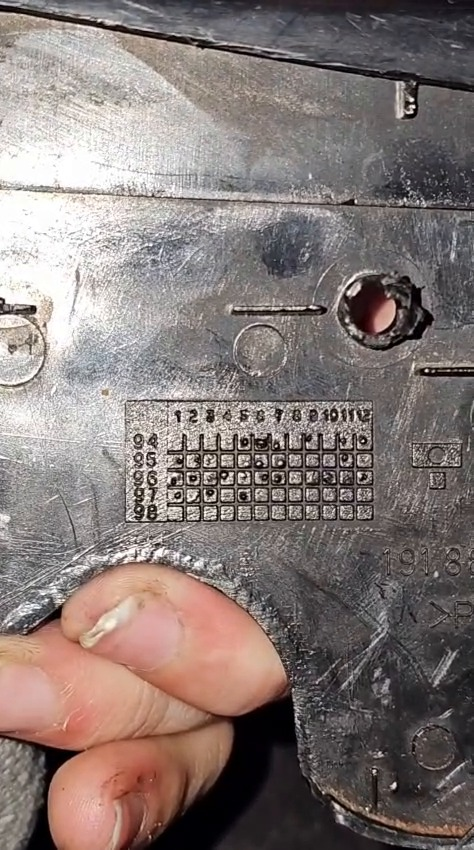
#> input picture modelos/tapa-asiento-seat-cordoba/referencia_codigo.jpg, 474 x 850 px
$ python calcar_contorno.py referencia_codigo.jpg referencia_delante.jpg
#> lines starting #> are read from the running program, lines starting #| are printed output that depends on the picture; after the words box and inside, x2 and y2 are one past the last pixel; in counts of white or black regions, pixels touching at a corner belong together
#!/usr/bin/env python3
"""Calca el contorno de la tapa 191 881 478 de una foto cenital sobre fondo claro.

Uso: calcar_contorno.py foto.jpg [contorno.json]

Foto usada: la del anuncio de omecar.de (pieza nueva, plana y vista desde arriba):
https://omecar.de/wp-content/uploads/imported/3/VW-Golf-2-GT-GTI-16V-G60-Rallye-Verkleidung-Blende-Abdeckung-Sitz-191881478-LX6-326428267383.jpg

1. Separa la pieza (oscura) del fondo (claro) y se queda con la mancha más grande.
2. Gira la foto para que el canto de arriba (el largo y recto) quede horizontal.
3. Escala a LARGO_REAL mm (medida del catálogo Volkswagen Classic Parts: 210 x 95 x 15 mm).
4. Saca el contorno, el círculo del anillo de la cúpula y los centros de los tres agujeros.

Guarda todo en mm en contorno.json, que es lo que usa generar.py.
"""
import json
import os
import sys

import contourpy
import numpy as np
from PIL import Image
from scipy import ndimage as ndi

LARGO_REAL = 210.0   # mm, Volkswagen Classic Parts
ABAJO_FUERA = 925    # en la foto de omecar, por debajo de esta fila está la etiqueta de la tienda


def main():
    foto = sys.argv[1]
    salida = sys.argv[2] if len(sys.argv) > 2 else os.path.join(os.path.dirname(os.path.abspath(__file__)),
                                                                 "contorno.json")
    gris = np.asarray(Image.open(foto).convert("L"), float)
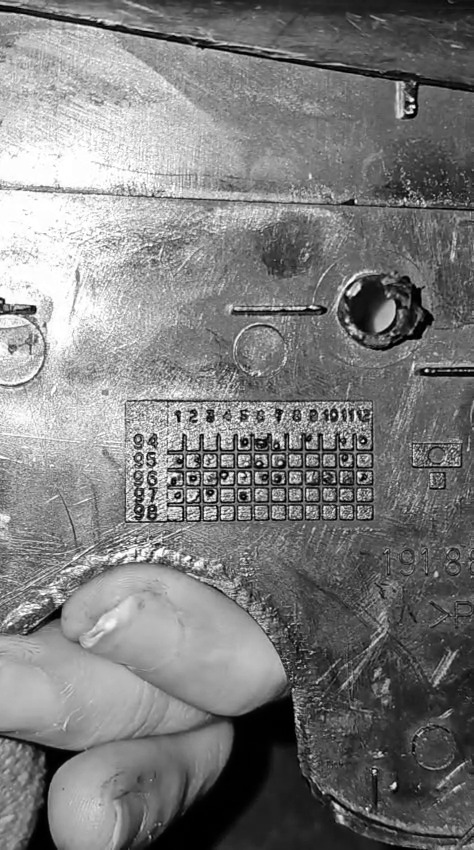
#> gris: shape (850, 474) float64; min 0, max 255, mean 124.7
    gris[ABAJO_FUERA:, :] = 255

    # 1. La pieza
    m = gris < 140
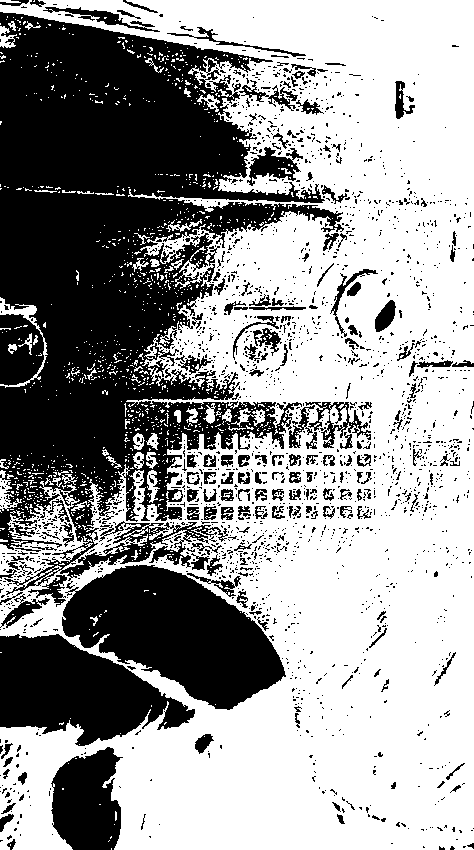
#> m: shape (850, 474) bool; 60.1% white; 2064 black regions (1872 under 20 px), largest, box (x1, y1, x2, y2) and area: (0, 12, 344, 595) 99402, (62, 565, 286, 710) 18810, (0, 634, 195, 746) 13226
    lab, n = ndi.label(m)
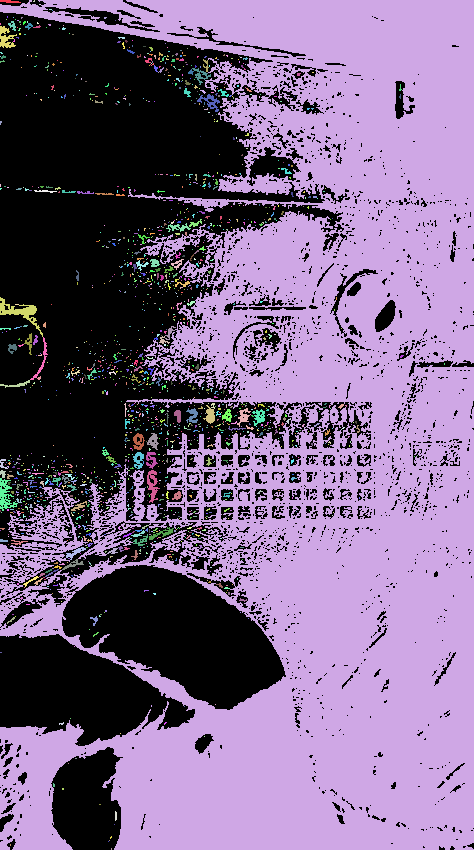
#> lab: shape (850, 474) int32; 1726 distinct labels, from 0 to 1725; one colour per label, 0 black
#> n = 1725
    m = lab == (np.argmax(ndi.sum(m, lab, range(1, n + 1))) + 1)
#> m: shape (850, 474) bool; 57.7% white; 2015 black regions (1824 under 20 px), largest, box (x1, y1, x2, y2) and area: (0, 12, 344, 595) 108650, (62, 565, 286, 710) 18879, (0, 634, 195, 746) 13249
    m = ndi.binary_opening(ndi.binary_fill_holes(m), iterations=2)
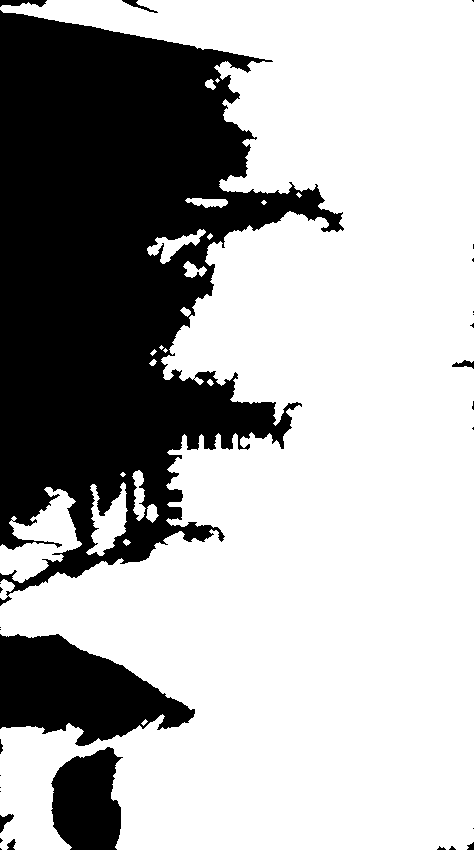
#> m: shape (850, 474) bool; 67.6% white; 30 black regions (19 under 20 px), largest, box (x1, y1, x2, y2) and area: (0, 10, 344, 606) 110673, (0, 634, 195, 746) 13373, (51, 747, 123, 850) 5719

    # 2. Ángulo del canto de arriba (columnas del tramo recto)
    ys, xs = np.nonzero(m)
    x0, x1 = xs.min(), xs.max()
#> x0 = 0; x1 = 473
    col = np.arange(int(x0 + 0.42 * (x1 - x0)), int(x0 + 0.92 * (x1 - x0)))
#> col = 237 values from 198 to 434
    arriba = np.array([np.argmax(m[:, x]) for x in col])
#> arriba = 237 values from 0 to 0
    pend = np.polyfit(col, arriba, 1)[0]
#> pend = 0
    ang = float(np.degrees(np.arctan(pend)))
#> ang = 0
    mr = np.asarray(Image.fromarray((m * 255).astype(np.uint8)).rotate(ang, Image.BICUBIC, expand=True)) > 127
    gr = np.asarray(Image.fromarray(gris.astype(np.uint8)).rotate(ang, Image.BICUBIC, expand=True, fillcolor=255), float)

    ys, xs = np.nonzero(mr)
    x0, x1, y1 = xs.min(), xs.max(), ys.max()
#> y1 = 849
    s = LARGO_REAL / (x1 - x0)
#> s = 0.444

    def a_mm(x, y):
        return [round(float((x - x0) * s), 3), round(float((y1 - y) * s), 3)]

    # 3. Contorno: se suaviza el borde (textura y ruido de la foto) y se saca la línea de 0,5
    suave = ndi.gaussian_filter(mr.astype(float), 2.5)
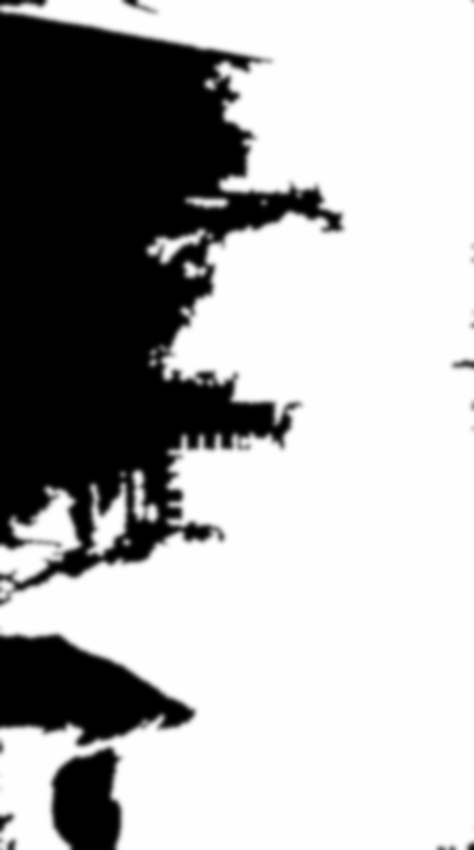
#> suave: shape (850, 474) float64; min 0, max 1, mean 0.676
    lineas = contourpy.contour_generator(z=suave).lines(0.5)
#> lineas = 24 point arrays, longest 2366 points
    borde = max(lineas, key=len)
#> borde = 2366 pairs, first value 0 to 341.1, second value 10.69 to 590.1
    # Suavizado a lo largo del borde (la textura de la pieza deja mellas de ~1 mm en la foto)
    borde = ndi.gaussian_filter1d(borde[:-1], 9, axis=0, mode="wrap")
#> borde = 2365 pairs, first value 5.59 to 339.3, second value 14.96 to 588.2
    contorno = [a_mm(x, y) for x, y in borde[::3]]
#> contorno = 789 pairs, first value 2.48 to 150.6, second value 115.8 to 370.3
    # Techo de la muesca: en la foto la textura lo deja ondulado; se cambia por una curva suave
    c_np = np.array(contorno)
#> c_np has the same summary as contorno
    techo = (c_np[:, 0] > 112) & (c_np[:, 0] < 141) & (c_np[:, 1] > 18) & (c_np[:, 1] < 0.4 * c_np[:, 1].max())
    if techo.sum() > 10:
        coef = np.polyfit(c_np[techo, 0], c_np[techo, 1], 4)
        for i in np.nonzero(techo)[0]:
            contorno[i][1] = round(float(np.polyval(coef, contorno[i][0])), 3)

    # 4. Círculo del anillo: ajuste por mínimos cuadrados al borde izquierdo
    pts = []
    for y in range(int(ys.min() + 20), int(y1 - 40), 4):
        fila = np.nonzero(mr[y])[0]
        if len(fila) and fila[0] - x0 < 0.115 * (x1 - x0):
            pts.append((fila[0], y))
#> after the loop, pts = 59 pairs, first value 0 to 51, second value 488 to 808
    p = np.array(pts, float)
#> p has the same summary as pts
    A = np.c_[2 * p[:, 0], 2 * p[:, 1], np.ones(len(p))]
#> A = 59 rows, first 8: [90, 976, 1], [94, 984, 1], [100, 992, 1], [102, 1000, 1], [102, 1008, 1], [94, 1016, 1], [80, 1024, 1], [26, 1032, 1]
    cx, cy, c = np.linalg.lstsq(A, (p ** 2).sum(1), rcond=None)[0]
#> cx = 243.5; cy = 672; c = -442779.2
    r = float(np.sqrt(c + cx ** 2 + cy ** 2))
#> r = 261

    # 5. Agujeros: manchas muy oscuras dentro de la pieza, fuera de la cúpula
    oscuro = (ndi.gaussian_filter(gr, 2) < 35) & ndi.binary_erosion(mr, iterations=15)
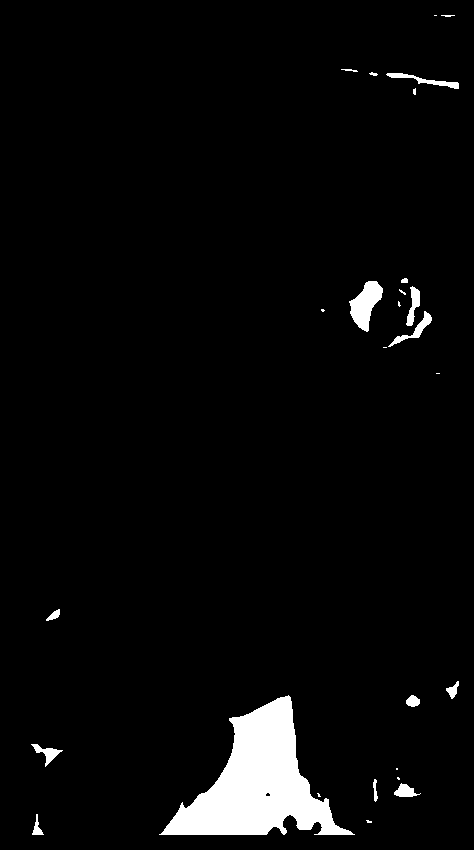
#> oscuro: shape (850, 474) bool; 3.7% white; 27 white regions (11 under 20 px), largest, box (x1, y1, x2, y2) and area: (159, 695, 355, 835) 12096, (349, 281, 383, 332) 940, (386, 73, 459, 89) 329
    lab, n = ndi.label(oscuro)
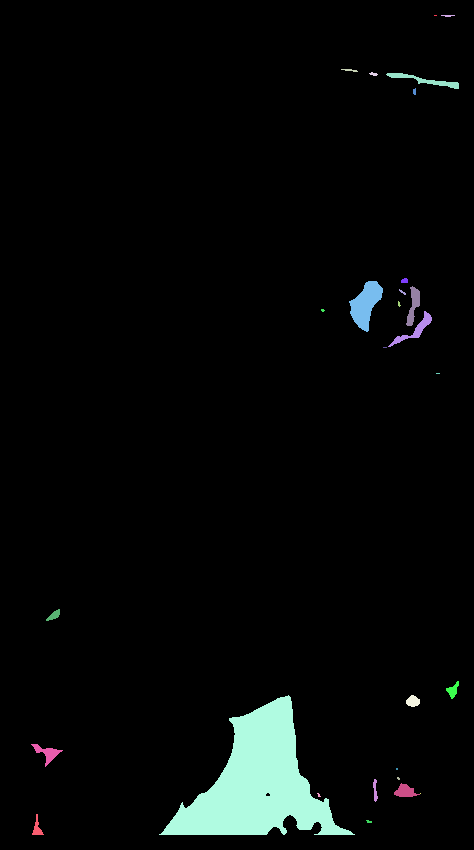
#> lab: shape (850, 474) int32; 29 distinct labels, from 0 to 28; one colour per label, 0 black
#> n = 28
    agujeros = []
    for i in range(1, n + 1):
        yy, xx = np.nonzero(lab == i)
        if 300 < len(yy) < 3000 and np.hypot(xx.mean() - cx, yy.mean() - cy) > r * 1.1:
            agujeros.append(a_mm(xx.mean(), yy.mean()))
#> this loop made 28 passes
#> (yy, xx) on passes 1, 11, 12, 14, 15, 21: ([15, 15, 15], [434, 435, 436]), ([301, 302, 302, 303, 303, 304, 304, 305, 305, 305, 306], [398, 398, 399, 398, 399, 398, 399, 398, 399, 400, 399]), ([309, 309, 309, 310, 310, 310, 310, 311, 311], [321, 322, 323, 321, 322, 323, 324, 322, 323]), ([347, 347, 347, 347], [383, 384, 385, 386]), ([373, 373, 373, 373], [436, 437, 438, 439]), ([768, 768, 769, 769], [396, 397, 396, 397])
#> after the loop, agujeros = [[188.5, 341.4], [162.1, 242.1], [184.1, 230.7]]
    agujeros.sort()

    datos = {
        "fuente": "foto cenital de omecar.de, escalada al largo del catálogo VW Classic Parts (210 mm)",
        "giro_grados": round(ang, 3),
        "mm_por_pixel": round(s, 5),
        "medidas_mm": [round(float((x1 - x0) * s), 2), round(float((y1 - ys.min()) * s), 2)],
        "anillo": {"centro": a_mm(cx, cy), "radio": round(float(r * s), 3)},
        "agujeros": agujeros,
        "contorno": contorno,
    }
    with open(salida, "w", encoding="utf-8") as f:
        json.dump(datos, f, indent=1)
    print(f"giro {ang:.2f}°, {datos['medidas_mm'][0]} x {datos['medidas_mm'][1]} mm, "
          f"anillo r {r * s:.2f} mm en {datos['anillo']['centro']}, agujeros {agujeros}, "
          f"{len(contorno)} puntos")
#| giro 0.00°, 210.0 x 376.93 mm, anillo r 115.89 mm en [108.12, 78.576], agujeros [[162.148, 242.054], [184.093, 230.673], [188.521, 341.435]], 789 puntos


if __name__ == "__main__":
    main()

$ run again, on modelos/tapa-asiento-seat-cordoba/referencia_detras.jpg
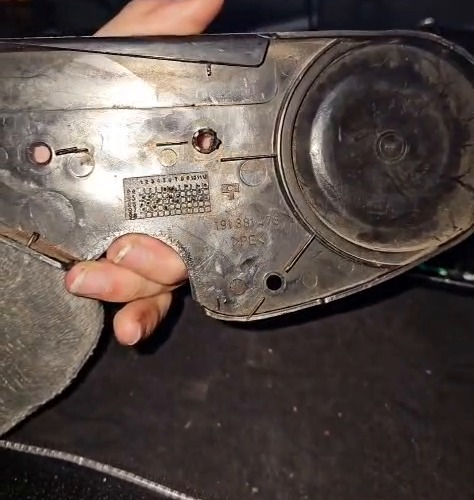
#> input picture modelos/tapa-asiento-seat-cordoba/referencia_detras.jpg, 474 x 500 px
#> in main, `lab, n = ndi.label(m)`:
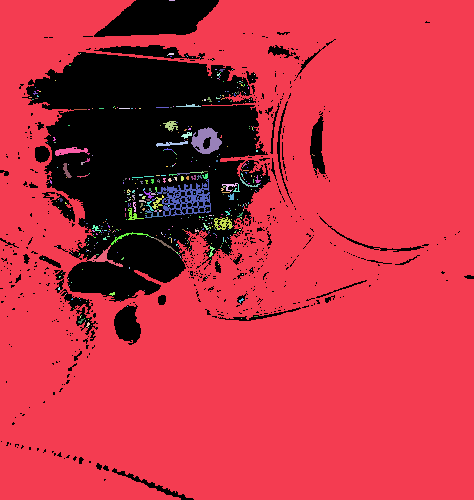
#> lab: shape (500, 474) int32; 510 distinct labels, from 0 to 509; one colour per label, 0 black
#> in main, `lab, n = ndi.label(m)`: n = 509
#> in main, `x0, x1 = xs.min(), xs.max()`: x0 = 0; x1 = 473
#> arriba = 237 values, max 23 at index 0, min 0 at index 22, mean 1.21
#> pend = -0.0286
#> ang = -1.64
#> mr: shape (514, 490) bool; 92.6% white; 2 black regions, box (x1, y1, x2, y2) and area: (22, 0, 490, 514) 10643, (0, 0, 468, 514) 7896
#> in main, `x0, x1, y1 = xs.min(), xs.max(), ys.max()`: x0 = 1; x1 = 488; y1 = 513
#> s = 0.431
#> lineas = 5 point arrays, longest 593 points
#> in main, `borde = max(lineas, key=len)`: borde = 593 pairs, first value 57.06 to 489, second value 0 to 40.07
#> in main, `borde = ndi.gaussian_filter1d(borde[:-1], 9, axis=0, mode="wrap")`: borde = 592 pairs, first value 80.64 to 467, second value 1.22 to 39.24
#> contorno = 198 pairs, first value 34.34 to 200.9, second value 204.3 to 220.7
#> c_np has the same summary as contorno
#> after the loop in main, `for y in range(int(ys.min() + 20), int(y1 - 40), 4):`: pts = 114 pairs, first value 2 to 19, second value 20 to 472
#> p has the same summary as pts
#> A = 114 rows, first 8: [30, 40, 1], [30, 48, 1], [28, 56, 1], [28, 64, 1], [28, 72, 1], [28, 80, 1], [28, 88, 1], [28, 96, 1]
#> cx = -1038.4; cy = 215.7; c = -10828.4
#> r = 1055.5
#> oscuro: shape (514, 490) bool; 12.9% white; 49 white regions (14 under 20 px), largest, box (x1, y1, x2, y2) and area: (222, 257, 467, 498) 12874, (18, 285, 198, 450) 6273, (220, 22, 474, 58) 3355
#> in main, `lab, n = ndi.label(oscuro)`:
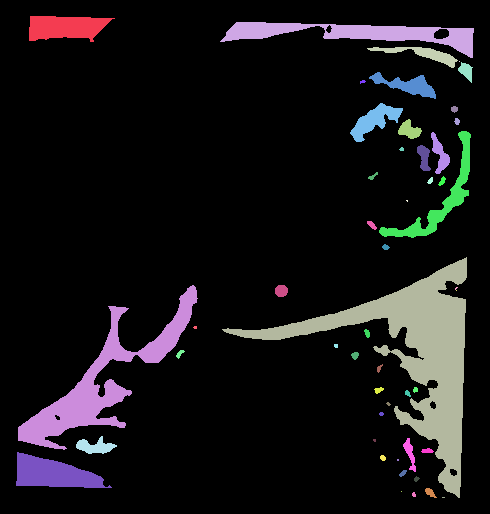
#> lab: shape (514, 490) int32; 51 distinct labels, from 0 to 50; one colour per label, 0 black
#> in main, `lab, n = ndi.label(oscuro)`: n = 50
#> the loop in main, `for i in range(1, n + 1):` made 50 passes
#> (yy, xx) on passes 4, 19, 25: ([61], [459]), ([200, 200, 201], [406, 407, 407]), ([287, 287, 288, 288, 289], [456, 457, 455, 456, 455])
#> after the loop in main, `for i in range(1, n + 1):`: agujeros = [[181.7, 198.1], [175.2, 184.6], [160.9, 169.4], [189.3, 135.4], [189.1, 154.8]]
#| giro -1.64°, 210.0 x 221.21 mm, anillo r 455.13 mm en [-448.212, 128.188], agujeros [[160.929, 169.404], [175.25, 184.616], [181.66, 198.089], [189.1, 154.819], [189.287, 135.435]], 198 puntos
